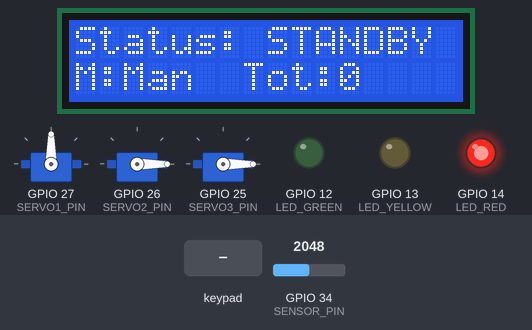
The program below on a simulated ESP32. Parts: 3 × servo, 16×2 character LCD, output pins drawn as LEDs (lit = HIGH). The inputs (shaded band) are chosen by the test bench; at power-on: GPIO 34 (SENSOR_PIN) = 2048. Storage starts empty; random numbers use the default seed unless the program sets one; EEPROM starts erased.

Above: at 2.3 s.
2.4 s: key 'B' pressed
At 3.8 s:
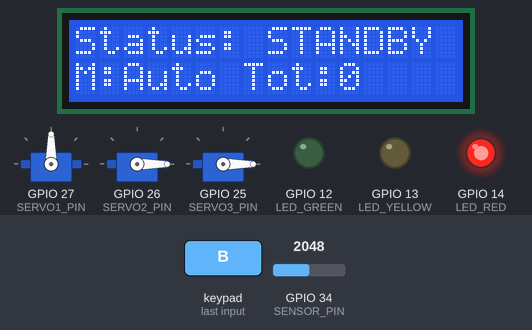
4.1 s: key 'A' pressed
At 4.9 s:
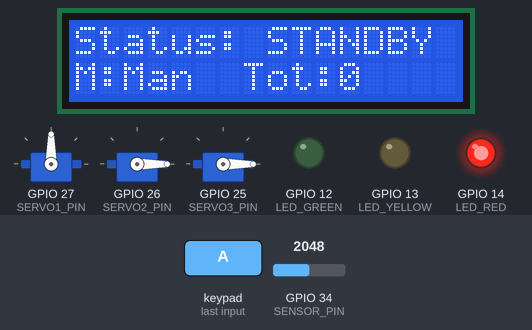
5.6 s: key 'C' pressed
At 6.8 s:
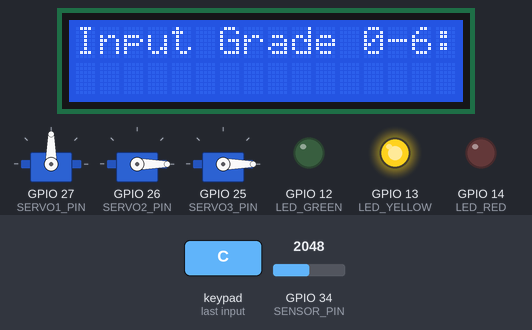
7.1 s: keypad keys 1 2 3 4 5 6 7 8 pressed 0.4 s apart
At 8.4 s:
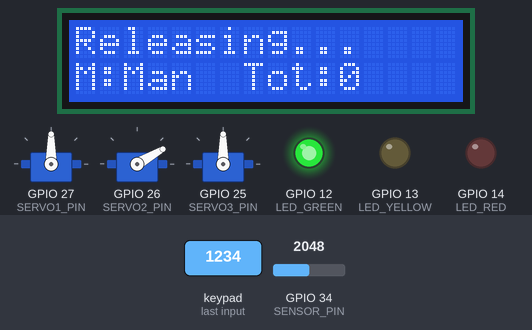
11.8 s: keypad keys 0 1 2 3 pressed 0.4 s apart
At 12.48 s:
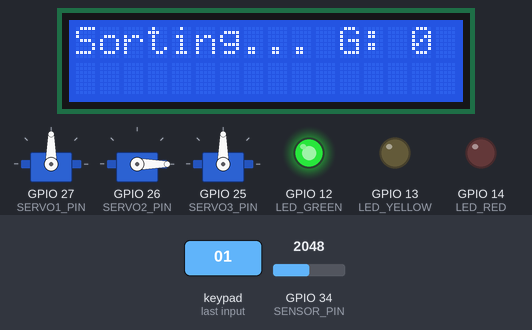
14.9 s: keypad keys 4 5 6 7 pressed 0.4 s apart
At 16.2 s:
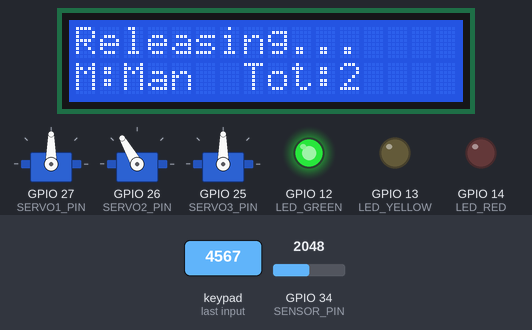
Timing chart, 0 to 18.4 s (numbered marks = the images above; inputs shaded):
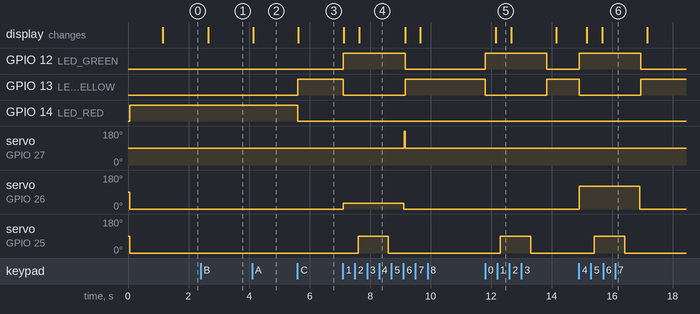

Measured:
- after the input at 2.4 s, the display: changes after 0.25 s (image 1)
- after the input at 4.1 s, the display: changes after 0.05 s (image 2)
- after the input at 5.6 s, GPIO 13 (LED_YELLOW): LOW → HIGH at once; GPIO 14 (LED_RED): HIGH → LOW at once; the display: changes at once (image 3)
- after the input at 7.1 s, GPIO 12 (LED_GREEN): LOW → HIGH at once, → LOW 2.1 s later; GPIO 13 (LED_YELLOW): HIGH → LOW at once, → HIGH 2.1 s later
- after the input at 11.8 s, GPIO 12 (LED_GREEN): LOW → HIGH at once, → LOW 2.0 s later; GPIO 13 (LED_YELLOW): HIGH → LOW at once, → HIGH 2.0 s later; servo on GPIO 25 (SERVO3_PIN): 0° → 90° after 0.51 s, → 0° 1.0 s later; the display: changes after 0.36 s (image 5)
- after the input at 14.9 s, GPIO 12 (LED_GREEN): LOW → HIGH at once, → LOW 2.0 s later; GPIO 13 (LED_YELLOW): HIGH → LOW at once, → HIGH 2.0 s later

The program:

main.cpp
```cpp
#include <Arduino.h>
#include <WiFi.h>
#include <AsyncTCP.h>
#include <ESPAsyncWebServer.h>
#include <SPIFFS.h>
#include <Preferences.h>
#include <ESP32Servo.h>
#include <ArduinoJson.h>
#include <Wire.h>
#include <Keypad.h>
#include <Keypad_I2C.h>
#include <LiquidCrystal_I2C.h>
#include <SPI.h>
#include <SD.h>
#include <time.h>

// ================= PINOUT CONFIGURATION =================
// --- ตั้งค่า Address ของ PCF8574 ---
#define KEYPAD_I2C_ADDR 0x38
// I2C (LCD)
#define SDA_PIN 21
#define SCL_PIN 22
// SPI (SD Card)
#define SD_CS 5
// Servos
#define SERVO1_PIN 27 // M1: 360 Feed
#define SERVO2_PIN 26 // M2: 180 Sort (0-6)
#define SERVO3_PIN 25 // M2: 180 Gate
// LEDs
#define LED_RED 14
#define LED_GREEN 12
#define LED_YELLOW 13
// Sensor
#define SENSOR_PIN 34
// Keypad 4x4
const byte ROWS = 4;
const byte COLS = 4;
char keys[ROWS][COLS] = {
  {'1','2','3','A'}, // A = Manual
  {'4','5','6','B'}, // B = Auto
  {'7','8','9','C'}, // C = Start
  {'*','0','#','D'}  // D = Stop
};
byte rowPins[ROWS] = {0, 1, 2, 3};
byte colPins[COLS] = {4, 5, 6, 7}; // ระวัง: Pin 0 และ 2 เป็น Strapping ห้ามกดปุ่มค้างตอนเปิดเครื่อง
// สร้างออบเจกต์ Keypad แบบ I2C
Keypad_I2C keypad(makeKeymap(keys), rowPins, colPins, ROWS, COLS, KEYPAD_I2C_ADDR);

// ================= OBJECTS & VARS =================
AsyncWebServer server(80);
Preferences pref;
LiquidCrystal_I2C lcd(0x27, 16, 2);
Servo servo1, servo2, servo3;

// State Machine
enum State { STANDBY, RUNNING, WAIT_MANUAL, SORTING, RELEASING };
State currentState = STANDBY;
bool isAuto = false; // true=Auto, false=Manual
bool isSystemRunning = false;
int currentGrade = -1;
unsigned long actionTimer = 0;
unsigned long lastLcdUpdate = 0;

// Stats
int gradeCounts[7] = {0};
int totalCount = 0;

// Sensor Calibration
int blankValue = 0;
int riceValue = 0;
int threshold = 0;

// Servo Angles
int s2Angles[7] = {0, 30, 60, 90, 120, 150, 180};
int s3Open = 90, s3Close = 0;

// Time & Logging
bool isTimeSynced = false;
bool needLogging = false;

// ================= FUNCTIONS =================
void calculateThreshold() {
    threshold = (blankValue + riceValue) / 2;
}

void loadMemory() {
    pref.begin("rice_m4", false);
    for (int i=0; i<7; i++) {
        s2Angles[i] = pref.getInt(("s2_"+String(i)).c_str(), s2Angles[i]);
        gradeCounts[i] = pref.getInt(("g_"+String(i)).c_str(), 0);
        totalCount += gradeCounts[i];
    }
    s3Open = pref.getInt("s3_open", 90);
    s3Close = pref.getInt("s3_close", 0);
    blankValue = pref.getInt("blank", 0);
    riceValue = pref.getInt("rice", 100); // กันค่า 0
    calculateThreshold();
    pref.end();
}

void resetStats() {
    pref.begin("rice_m4", false);
    for (int i=0; i<7; i++) {
        gradeCounts[i] = 0;
        pref.putInt(("g_"+String(i)).c_str(), 0);
    }
    totalCount = 0;
    pref.end();
}

bool detectRice() {
    int val = analogRead(SENSOR_PIN);
    // ถ้าตั้งค่า riceValue ให้มากกว่า blank (เช่น สะท้อนแสงได้ดีกว่าเมื่อมีข้าว)
    if(riceValue >= blankValue) return val > threshold;
    else return val < threshold; // กรณีข้าวบังแสง
}

String getTimeString() {
    if (isTimeSynced) {
        struct tm timeinfo;
        if(getLocalTime(&timeinfo)){
            char buf[30];
            strftime(buf, sizeof(buf), "%d/%m/%Y, %H:%M:%S", &timeinfo);
            return String(buf);
        }
    }
    // ถ้ายังไม่ซิงค์ ใช้ Uptime
    unsigned long sec = millis() / 1000;
    return "Uptime, " + String(sec / 3600) + ":" + String((sec % 3600)/60) + ":" + String(sec % 60);
}

void logToSD(int grade) {
    if(!SD.begin(SD_CS)) return; // ข้ามถ้าไม่มี SD
    File file = SD.open("/rice_log.csv", FILE_APPEND);
    if(file) {
        String modeStr = isAuto ? "Auto" : "Manual";
        // Format: Time, Mode, Grade, Total
        file.println(getTimeString() + ", " + modeStr + ", " + String(grade) + ", " + String(totalCount));
        file.close();
    }
}

void updateLCD() {
    if(millis() - lastLcdUpdate < 500) return; // อัปเดตทุกครึ่งวิเพื่อกันจอกระพริบ
    lastLcdUpdate = millis();
    lcd.clear();

    // บรรทัด 1: สถานะ
    lcd.setCursor(0, 0);
    switch(currentState) {
        case STANDBY: lcd.print("Status: STANDBY "); break;
        case RUNNING: lcd.print("Status: RUNNING "); break;
        case WAIT_MANUAL: lcd.print("Input Grade 0-6:"); break;
        case SORTING: lcd.print("Sorting... G: "); lcd.print(currentGrade); break;
        case RELEASING: lcd.print("Releasing...    "); break;
    }

    // บรรทัด 2: โหมด และ ยอดรวม (ยกเว้นตอนรอรับค่า)
    if(currentState != WAIT_MANUAL && currentState != SORTING) {
        lcd.setCursor(0, 1);
        lcd.print(isAuto ? "M:Auto " : "M:Man  ");
        lcd.print("Tot:"); lcd.print(totalCount);
    }
}

void changeState(State newState) {
    currentState = newState;
    actionTimer = millis();
    updateLCD(); // บังคับอัปเดตจอทันทีที่เปลี่ยน State
}

void setSystemRunning(bool state) {
    isSystemRunning = state;
    if(state) {
        digitalWrite(LED_RED, LOW);
        digitalWrite(LED_GREEN, HIGH);
        servo1.write(180); // M1 หมุนตักข้าว
        changeState(RUNNING);
    } else {
        digitalWrite(LED_RED, HIGH);
        digitalWrite(LED_GREEN, LOW);
        digitalWrite(LED_YELLOW, LOW);
        servo1.write(90); // M1 หยุด
        servo3.write(s3Close);
        servo2.write(0);
        changeState(STANDBY);
    }
}

// ================= SETUP =================
void setup() {
    Serial.begin(115200);

    // เริ่มต้นระบบ I2C ที่พิน 21(SDA) และ 22(SCL)
    Wire.begin(SDA_PIN, SCL_PIN);

    // เริ่มการทำงานของ Keypad
    keypad.begin();

    // Init Hardware
    pinMode(LED_RED, OUTPUT); pinMode(LED_GREEN, OUTPUT); pinMode(LED_YELLOW, OUTPUT);
    servo1.attach(SERVO1_PIN); servo2.attach(SERVO2_PIN); servo3.attach(SERVO3_PIN);
    lcd.init(); lcd.backlight();

    loadMemory();
    setSystemRunning(false); // เริ่มที่ Standby

    // Init File System
    SPIFFS.begin(true);
    SD.begin(SD_CS);

    // WiFi Access Point (Fallback)
    WiFi.softAP("Rice_Sorter", "12345678"); // สร้างเน็ตตัวเองเสมอ เผื่อมือถือมาต่อ
    lcd.setCursor(0,0); lcd.print("WiFi Ready!");
    delay(1000);

    // Web API Endpoints
    server.on("/", HTTP_GET, [](AsyncWebServerRequest *req){ req->send(SPIFFS, "/index.html", "text/html"); });
    server.on("/style.css", HTTP_GET, [](AsyncWebServerRequest *req){ req->send(SPIFFS, "/style.css", "text/css"); });

    // API: รับเวลาจากมือถือ (Magic Time Sync)
    server.on("/api/sync_time", HTTP_GET, [](AsyncWebServerRequest *req){
        if (req->hasParam("t")) {
            time_t t = req->getParam("t")->value().toInt();
            struct timeval tv = { .tv_sec = t, .tv_usec = 0 };
            settimeofday(&tv, NULL);
            isTimeSynced = true;
        }
        req->send(200, "text/plain", "OK");
    });

    // API: อัปเดตหน้าเว็บ Real-time
    server.on("/api/status", HTTP_GET, [](AsyncWebServerRequest *req){
        DynamicJsonDocument doc(512);
        switch(currentState){
            case STANDBY: doc["state"] = "STANDBY"; break;
            case RUNNING: doc["state"] = "กำลังลำเลียง (RUNNING)"; break;
            case WAIT_MANUAL: doc["state"] = "รอจำลองเกรด (WAIT INPUT)"; break;
            case SORTING: doc["state"] = "กำลังคัดแยก (SORTING)"; break;
            case RELEASING: doc["state"] = "กำลังปล่อยข้าว (RELEASING)"; break;
        }
        doc["isAuto"] = isAuto;
        doc["timeStr"] = isTimeSynced ? "Synced (ตรงกับเวลาจริง)" : "Uptime (ยังไม่ซิงค์)";
        doc["total"] = totalCount;
        doc["threshold"] = threshold;
        JsonArray g = doc.createNestedArray("grades");
        for(int i=0; i<7; i++) g.add(gradeCounts[i]);

        String res; serializeJson(doc, res);
        req->send(200, "application/json", res);
    });

    // API: รับคำสั่ง
    server.on("/api/command", HTTP_GET, [](AsyncWebServerRequest *req){
        if (req->hasParam("action")) {
            String act = req->getParam("action")->value();
            if (act == "start") setSystemRunning(true);
            else if (act == "stop") setSystemRunning(false);
            else if (act == "reset_stats") resetStats();
            else if (act == "set_blank") {
                blankValue = analogRead(SENSOR_PIN);
                pref.begin("rice_m4", false); pref.putInt("blank", blankValue); pref.end();
                calculateThreshold();
            }
            else if (act == "set_rice") {
                riceValue = analogRead(SENSOR_PIN);
                pref.begin("rice_m4", false); pref.putInt("rice", riceValue); pref.end();
                calculateThreshold();
            }
            else if (act == "set_grade" && currentState == WAIT_MANUAL && req->hasParam("val")) {
                currentGrade = req->getParam("val")->value().toInt();
                changeState(SORTING);
            }
        }
        req->send(200, "text/plain", "OK");
    });

    server.on("/api/mode", HTTP_GET, [](AsyncWebServerRequest *req){
        if (req->hasParam("set")) isAuto = (req->getParam("set")->value() == "auto");
        req->send(200, "text/plain", "OK");
    });

    server.begin();
}

// ================= MAIN LOOP (Non-Blocking) =================
void loop() {
    // 1. ตรวจสอบการเขียน SD Card (ป้องกันเว็บค้าง)
    if(needLogging) {
        logToSD(currentGrade);
        // บันทึกสถิติลงหน่วยความจำ
        gradeCounts[currentGrade]++;
        totalCount++;
        pref.begin("rice_m4", false);
        pref.putInt(("g_"+String(currentGrade)).c_str(), gradeCounts[currentGrade]);
        pref.end();

        currentGrade = -1;
        needLogging = false;
        if(isSystemRunning) {
            servo1.write(180); // กลับไปลำเลียงต่อ
            changeState(RUNNING);
        }
    }

    // 2. จัดการ Keypad (Dual-Control)
    char key = keypad.getKey();
    if (key) {
        if (key == 'A') isAuto = false;
        else if (key == 'B') isAuto = true;
        else if (key == 'C') setSystemRunning(true);
        else if (key == 'D') setSystemRunning(false);
        // ถ้ากำลังรอค่าอยู่ และกดเลข 0-6
        else if (currentState == WAIT_MANUAL && key >= '0' && key <= '6') {
            currentGrade = key - '0';
            changeState(SORTING);
        }
    }

    // 3. State Machine ของ M1-M3
    if (!isSystemRunning) {
        updateLCD();
        return;
    }

    switch (currentState) {
        case RUNNING:
            if (detectRice()) {
                servo1.write(90); // M1 หยุด
                if (isAuto) {
                    currentGrade = random(0, 7);
                    changeState(SORTING);
                } else {
                    digitalWrite(LED_GREEN, LOW);
                    digitalWrite(LED_YELLOW, HIGH);
                    changeState(WAIT_MANUAL);
                }
            }
            break;

        case WAIT_MANUAL:
            // รอรับค่าจาก Keypad หรือ Web (ถูกจัดการผ่าน Event ด้านบนแล้ว)
            break;

        case SORTING:
            digitalWrite(LED_YELLOW, LOW); digitalWrite(LED_GREEN, HIGH);
            servo2.write(s2Angles[currentGrade]); // หมุนท่อไปตามองศา
            if (millis() - actionTimer >= 500) {  // รอ 0.5 วิ
                changeState(RELEASING);
            }
            break;

        case RELEASING:
            // เปิดประตู M3 -> รอ 1 วิ -> ปิด
            if (millis() - actionTimer < 1000) {
                servo3.write(s3Open);
            }
            else if (millis() - actionTimer < 1500) {
                servo3.write(s3Close);
            }
            else {
                servo2.write(0); // Reset
                needLogging = true; // ฝาก Loop เขียน SD Card รอบถัดไป
            }
            break;
    }

    updateLCD();
}
```
